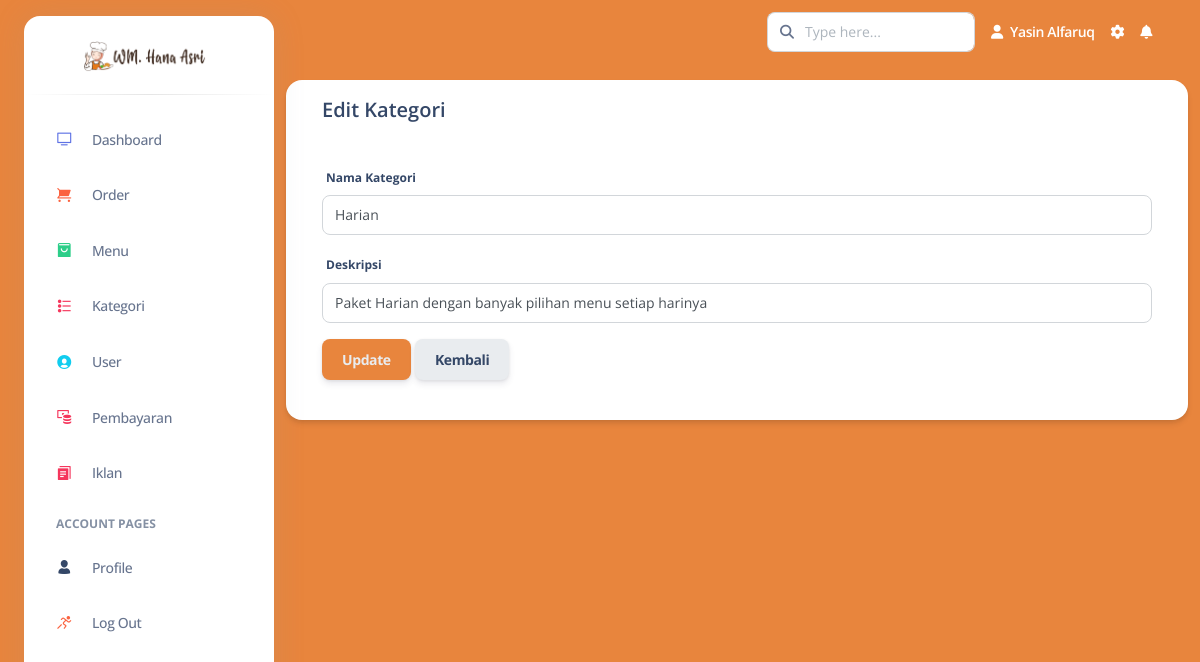
/dashboard/pages/kategori/edit_kategori.php?id_kategori=1 (signed in), run on an earlier commit of the app's database.
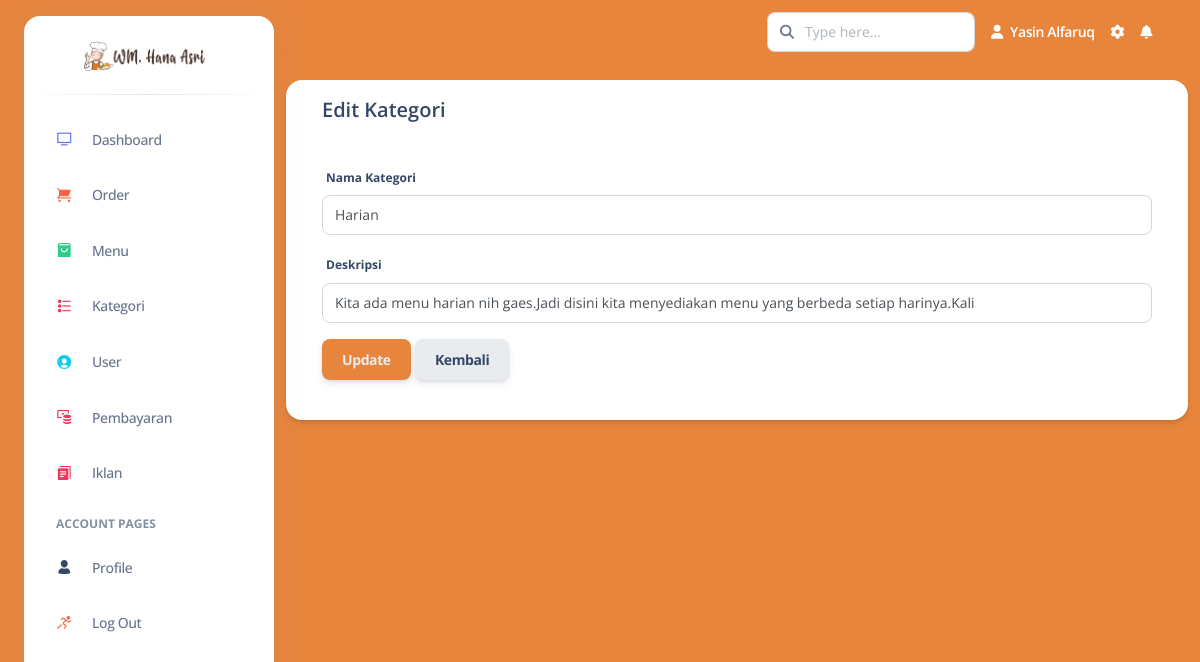
And on a later commit of the database.
### tables this page shows
CREATE TABLE `kategori` (
  `id_kategori` int(11) NOT NULL,
  `nama_kategori` varchar(100) NOT NULL,
  `deskripsi` varchar(100) NOT NULL
);

### dashboard/pages/kategori/edit_kategori.php (the view, shortened to what this page needs)
<?php
    include('../header.php');
    $id_kategori = $_GET['id_kategori'];
    $query = "SELECT * FROM kategori WHERE id_kategori = '$id_kategori'";
    $result = mysqli_query($koneksi, $query);
    $u = mysqli_fetch_array($result);
?>
<div class="container-fluid py-3">
  <div class="row">
    <div class="card shadow mb-4">
      <div class="card-header py-3">
        <h5 class="m-0 font-weight-bold">Edit Kategori</h5>
      </div>
      <div>
        <div class="m-4">
          <form action="edit_kategori.php" method="POST" class="kategori">
            <div class="form-group">
              <label for="txt_nama">Nama Kategori</label>
              <input type="nama_kategori" class="form-control form-control-kategori"  placeholder="Nama Kategori" name="txt_nama" value="<?php echo $u['nama_kategori']; ?>">
            </div>
            <div class="form-group">
              <label for="txt_des">Deskripsi</label>
              <input type="deskripsi" class="form-control form-control-kategori" placeholder="Deskripsi" name="txt_des" value="<?php echo $u['deskripsi']; ?>">
            </div>
            <button type="submit" name="update" class="btn btn-kategori btn-block text-light" style="background-color: #E8853D;"><b>Update</b></button>
            <button class="btn btn-light btn-kategori btn-block"><a href="kategori.php">Kembali</button>
            </form>
          </div>
        </div>
      </div>
    </div>
  </div>
<?php
include('../footer.php');
?>

What changed in the data, as far as the page shows it:
changed kategori "Harian": txt_des "Paket Harian dengan banyak pilihan menu setiap harinya" → "Kita ada menu harian nih gaes.Jadi disini kita menyediakan menu yang berbeda setiap harinya.Kali"
